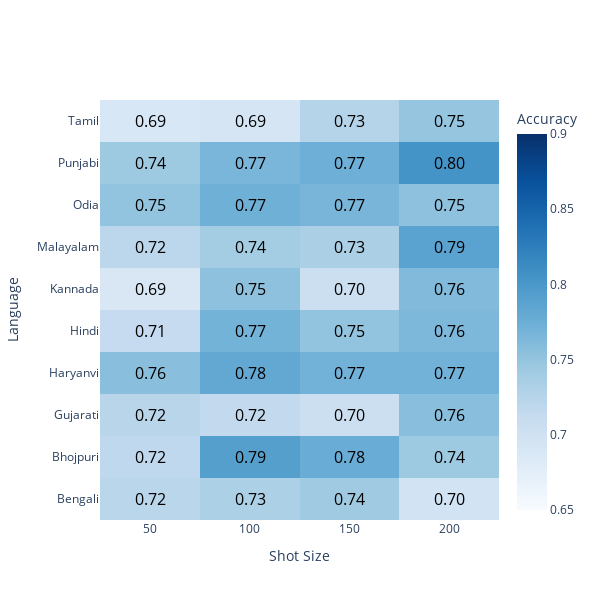
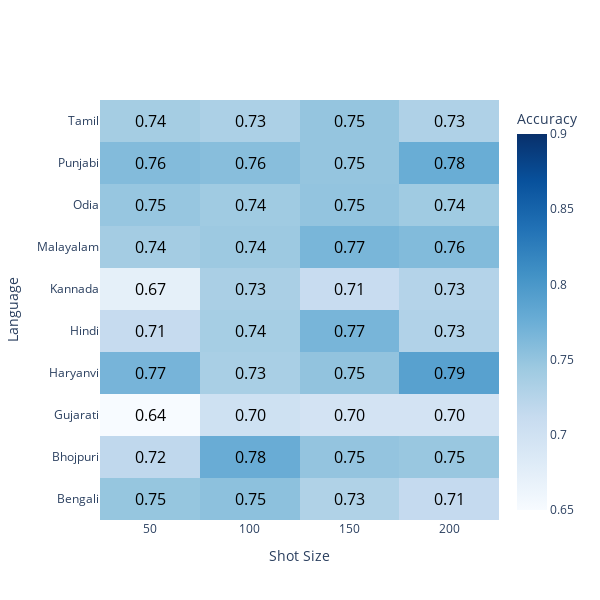

Notebook code for these charts, in order:
### Code cell
plot_heatmaps("./results/Temporal-Mean/", "Temporal Mean")

### Figure 1 — Plotly figure (JSON) as saved in the notebook; plotly's stock layout.template omitted (floating-point values rounded to 4 significant figures)
{"data": [{"colorbar": {"title": {"text": "Accuracy"}}, "colorscale": [[0, "rgb(247,251,255)"], [0.125, "rgb(222,235,247)"], [0.25, "rgb(198,219,239)"], [0.375, "rgb(158,202,225)"], [0.5, "rgb(107,174,214)"], [0.625, "rgb(66,146,198)"], [0.75, "rgb(33,113,181)"], [0.875, "rgb(8,81,156)"], [1, "rgb(8,48,107)"]], "hoverinfo": "text+z", "text": [[0.7216, 0.7324, 0.7432, 0.6973], [0.7173, 0.7917, 0.7768, 0.744], [0.7238, 0.7155, 0.7044, 0.7569], [0.7568, 0.7814, 0.7705, 0.7705], [0.7127, 0.7696, 0.7507, 0.7642], [0.6883, 0.7534, 0.7046, 0.7615], [0.7204, 0.7392, 0.7339, 0.7876], [0.7507, 0.7726, 0.7671, 0.7534], [0.7439, 0.7657, 0.7738, 0.8038], [0.69, 0.6927, 0.7251, 0.7493]], "textfont": {"color": "black", "size": 16}, "texttemplate": "%{text:.2f}", "type": "heatmap", "x": [50, 100, 150, 200], "y": ["Bengali", "Bhojpuri", "Gujarati", "Haryanvi", "Hindi", "Kannada", "Malayalam", "Odia", "Punjabi", "Tamil"], "z": [[0.7216, 0.7324, 0.7432, 0.6973], [0.7173, 0.7917, 0.7768, 0.744], [0.7238, 0.7155, 0.7044, 0.7569], [0.7568, 0.7814, 0.7705, 0.7705], [0.7127, 0.7696, 0.7507, 0.7642], [0.6883, 0.7534, 0.7046, 0.7615], [0.7204, 0.7392, 0.7339, 0.7876], [0.7507, 0.7726, 0.7671, 0.7534], [0.7439, 0.7657, 0.7738, 0.8038], [0.69, 0.6927, 0.7251, 0.7493]], "zmax": 0.9, "zmin": 0.65}], "layout": {"autosize": false, "height": 600, "width": 600, "xaxis": {"title": {"text": "Shot Size"}}, "yaxis": {"tickmode": "linear", "title": {"text": "Language"}}}}

### Figure 2 — Plotly figure (JSON) as saved in the notebook; plotly's stock layout.template omitted (floating-point values rounded to 4 significant figures)
{"data": [{"colorbar": {"title": {"text": "Accuracy"}}, "colorscale": [[0, "rgb(247,251,255)"], [0.125, "rgb(222,235,247)"], [0.25, "rgb(198,219,239)"], [0.375, "rgb(158,202,225)"], [0.5, "rgb(107,174,214)"], [0.625, "rgb(66,146,198)"], [0.75, "rgb(33,113,181)"], [0.875, "rgb(8,81,156)"], [1, "rgb(8,48,107)"]], "hoverinfo": "text+z", "text": [[0.7486, 0.7541, 0.7297, 0.7135], [0.7173, 0.7768, 0.75, 0.747], [0.6409, 0.7017, 0.6961, 0.6961], [0.7678, 0.735, 0.7514, 0.7896], [0.7127, 0.7371, 0.7669, 0.729], [0.6721, 0.7344, 0.71, 0.7263], [0.7392, 0.7446, 0.7661, 0.7608], [0.7479, 0.7425, 0.7507, 0.7425], [0.7602, 0.7575, 0.7493, 0.7766], [0.7385, 0.7332, 0.7493, 0.7305]], "textfont": {"color": "black", "size": 16}, "texttemplate": "%{text:.2f}", "type": "heatmap", "x": [50, 100, 150, 200], "y": ["Bengali", "Bhojpuri", "Gujarati", "Haryanvi", "Hindi", "Kannada", "Malayalam", "Odia", "Punjabi", "Tamil"], "z": [[0.7486, 0.7541, 0.7297, 0.7135], [0.7173, 0.7768, 0.75, 0.747], [0.6409, 0.7017, 0.6961, 0.6961], [0.7678, 0.735, 0.7514, 0.7896], [0.7127, 0.7371, 0.7669, 0.729], [0.6721, 0.7344, 0.71, 0.7263], [0.7392, 0.7446, 0.7661, 0.7608], [0.7479, 0.7425, 0.7507, 0.7425], [0.7602, 0.7575, 0.7493, 0.7766], [0.7385, 0.7332, 0.7493, 0.7305]], "zmax": 0.9, "zmin": 0.65}], "layout": {"autosize": false, "height": 600, "width": 600, "xaxis": {"title": {"text": "Shot Size"}}, "yaxis": {"tickmode": "linear", "title": {"text": "Language"}}}}
